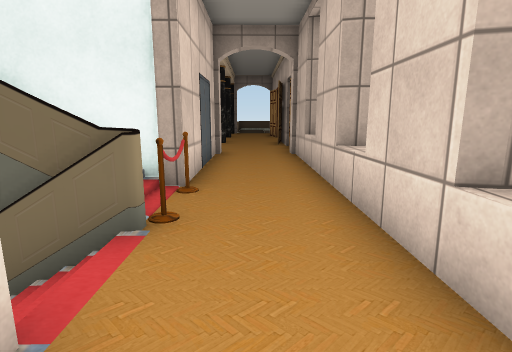
View 1 (above)

22 first-person views from a walk through a scene from a Unity 3-D project. The camera is 1.2 m above the floor, tilts 10° down and sees 80° across. Doors are open. The floor is counted in squares, 1 m on a side. Each view is taken from the middle of a square. On the plan, view 1 faces up. The plan holds only what a view shows up to about 13 squares ahead; the rest is blank. The place goes on beyond the plan. The player character is not drawn. Some animated figures are left out. Some surface patterns are stand-ins.

View 2
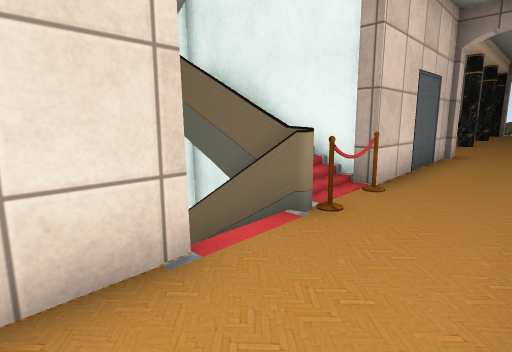

View 3
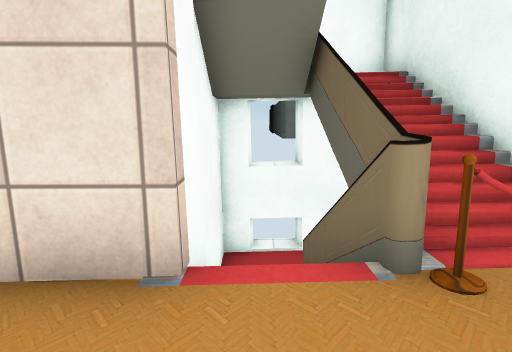

View 4
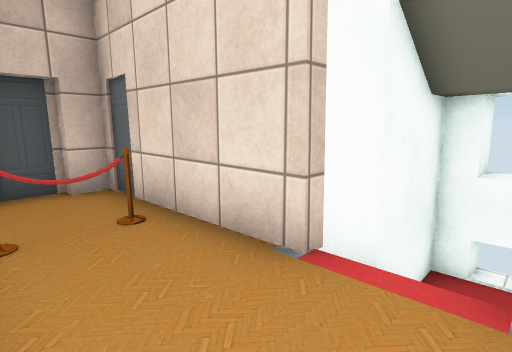

View 5
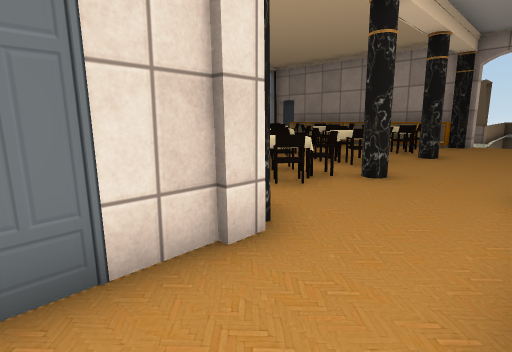

View 6
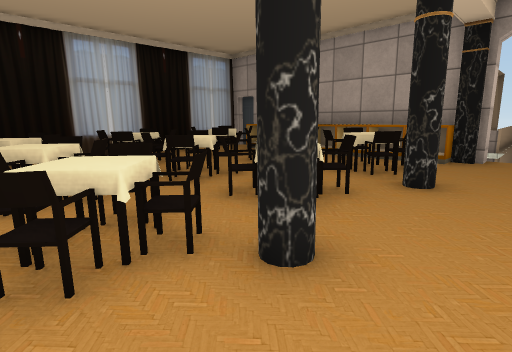

View 7
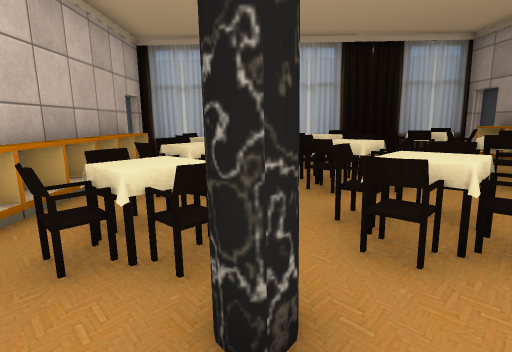

View 8
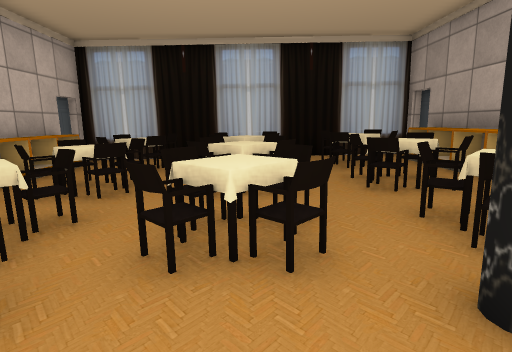

View 9
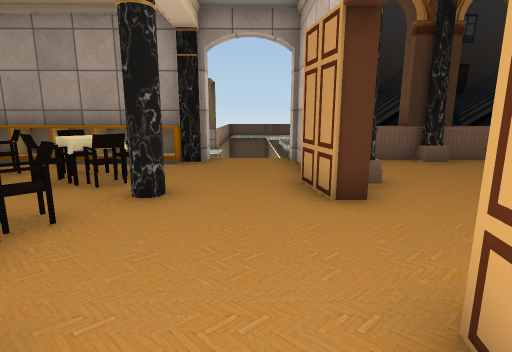

View 10
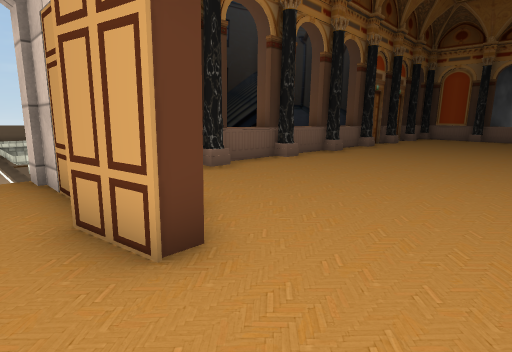

View 11
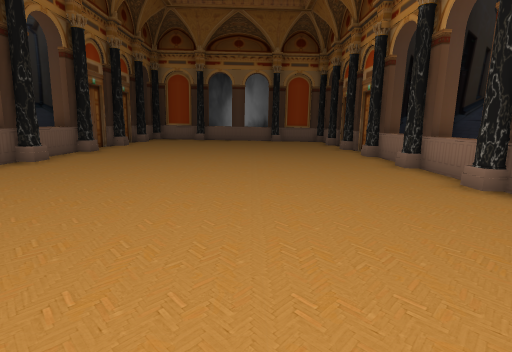

View 12
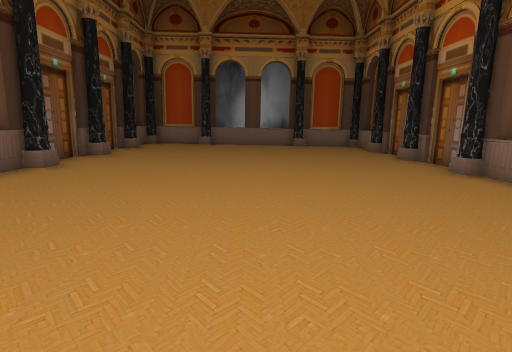

View 13
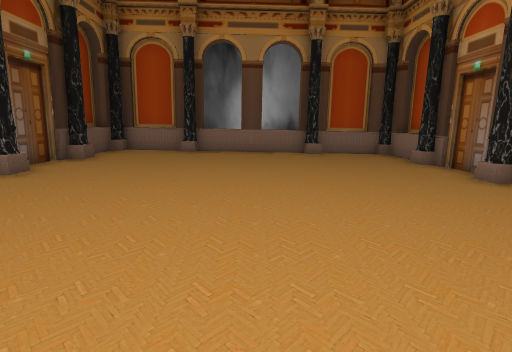

View 14
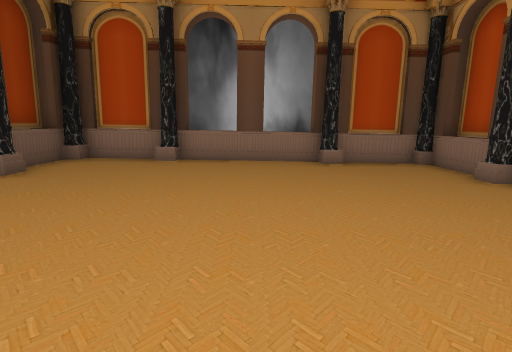

View 15
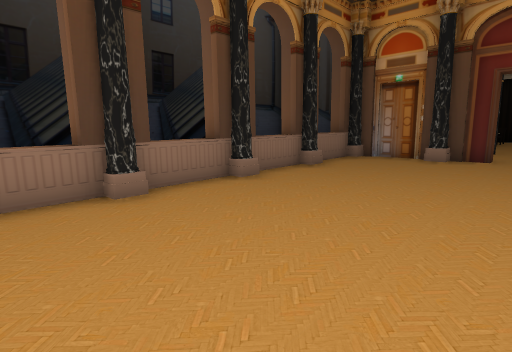

View 16
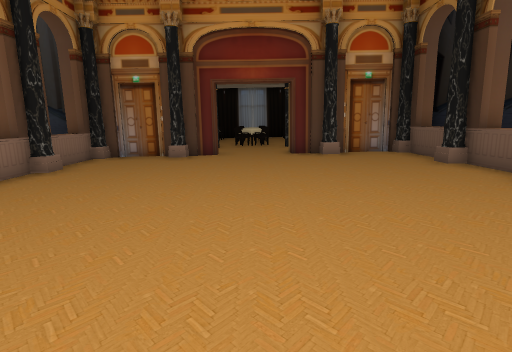

View 17
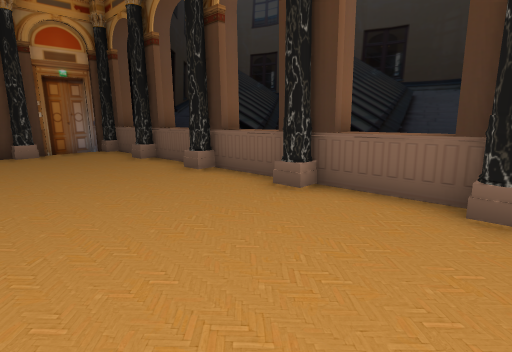

View 18
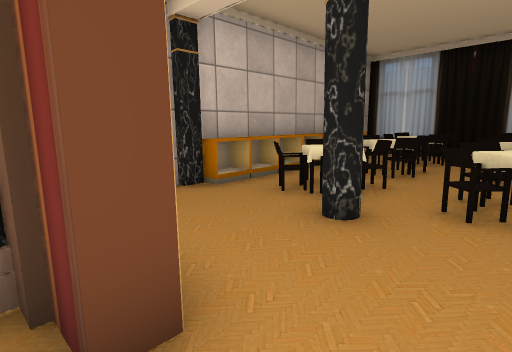

View 19
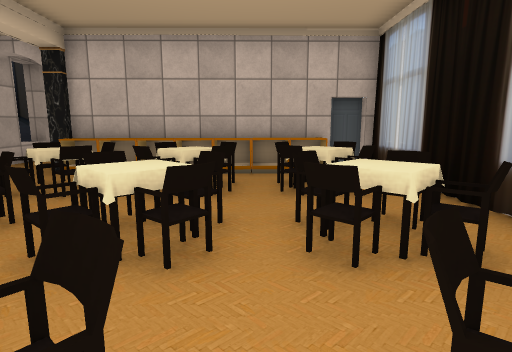

View 20
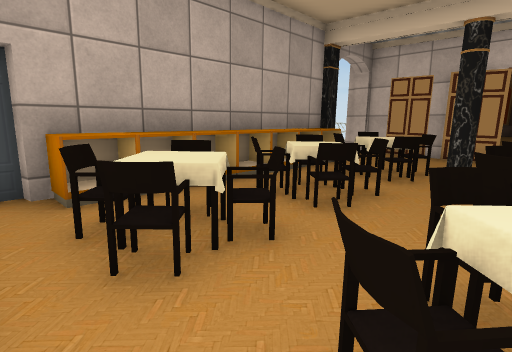

View 21
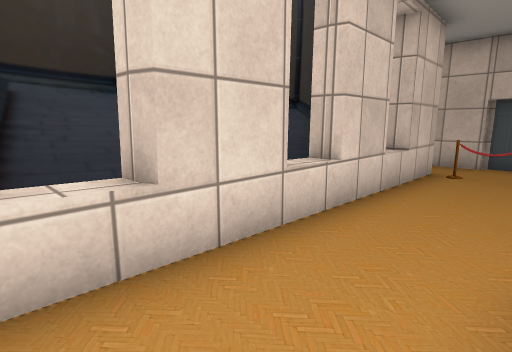

View 22
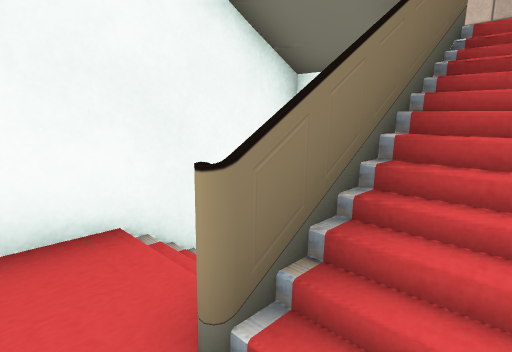

### Floor plan
Key: @ floor where view 1 was taken; # wall or solid block; x gap in a wall; . main floor; : floor 0.25 m higher than the main floor; - floor 0.25 m lower than the main floor; _ floor 2.5 m lower than the main floor; / step, stairs or slope; D open door; = window, fence, low wall or low ledge; ^ raised ledge; v drop or lower ground; T table.
Columns run from 11 left of view 1 to 24 right of it. Each row starts with its distance up from view 1.
 23              v vvvvvvv###
 22 ####      DDD#^^#^^#^^#^^DD########
 21 #:DD#####^DDD#:::::::::::::::::::.#
 20 #:::::::::::#::::::::::...........#
 19 #:TT:TTTTT::##....................#
 18 #:TT.TTTTT..#.....................^#
 17 #.................................^
 16 =.TT.TTTTT........................#
 15 #.TT.TTTTT........................^
 14 #.T...TTT#..#.....................#
 13 #.TT.TTTT...##....................#
 12 =.TT.TTTTT..#.....................#
 11 #..^^^^^^^DDD#................D#..#
 10 ##DD^^^#vvDDD#D^#^^#^^DD^#D########
  9          #...#v vv vvvvv v
  8          #...^v
  7           #..^v
  6       #####--#
  5     ##////x--^
  4     #_//  /--^v
  3     #_==###--#v
  2     #_////D--v
  1     #######--^
  0           #@-#
 -1           ####
 -2           D-#
 -3           DD##

Where each view was taken, in squares from view 1:
view 1: 0 up, 0 right, facing up
view 2: 0 up, 1 right, facing up-left
view 3: 2 up, 1 right, facing left
view 4: 3 up, 1 right, facing down-left
view 5: 8 up, 1 right, facing up-left
view 6: 12 up, 0 right, facing up-left
view 7: 14 up, 0 right, facing left
view 8: 16 up, 0 right, facing left
view 9: 13 up, 0 right, facing up
view 10: 15 up, 0 right, facing up-right
view 11: 15 up, 2 right, facing right
view 12: 16 up, 6 right, facing right
view 13: 16 up, 10 right, facing right
view 14: 16 up, 13 right, facing right
view 15: 16 up, 13 right, facing down-left
view 16: 16 up, 13 right, facing left
view 17: 17 up, 14 right, facing up-left
view 18: 16 up, 2 right, facing down-left
view 19: 19 up, 7 left, facing down
view 20: 16 up, 10 left, facing up-right
view 21: 8 up, 1 left, facing down-right
view 22: 2 up, 6 left, facing up-right
